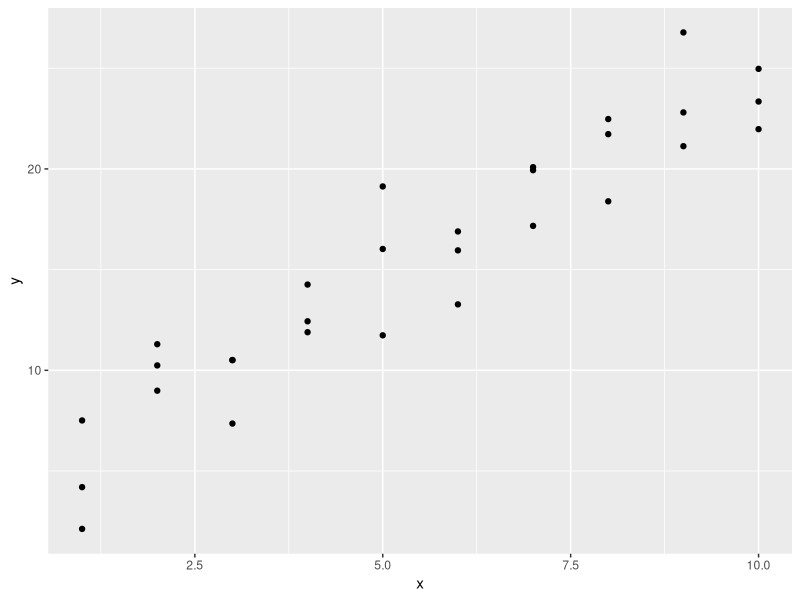
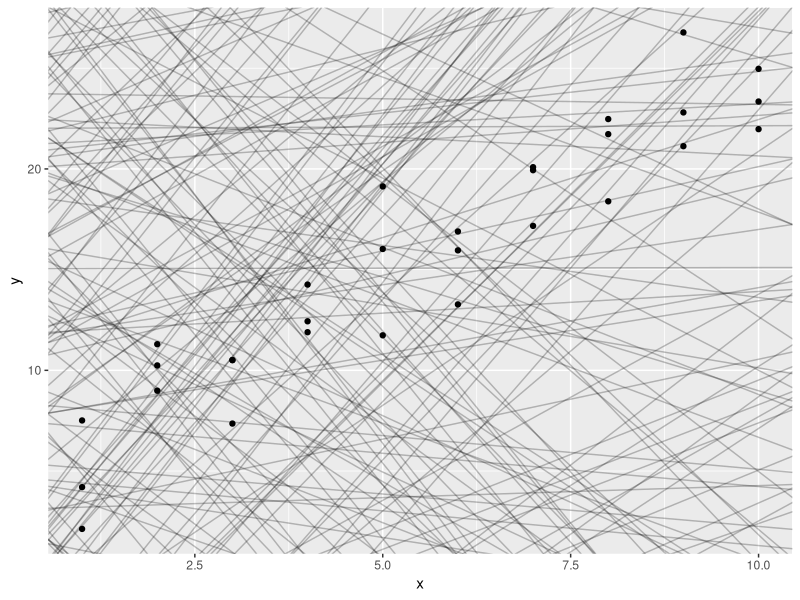
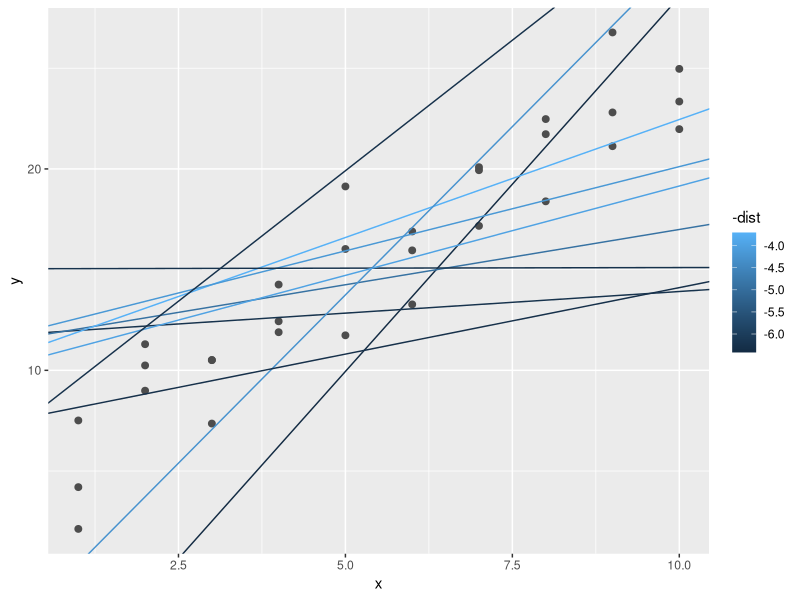
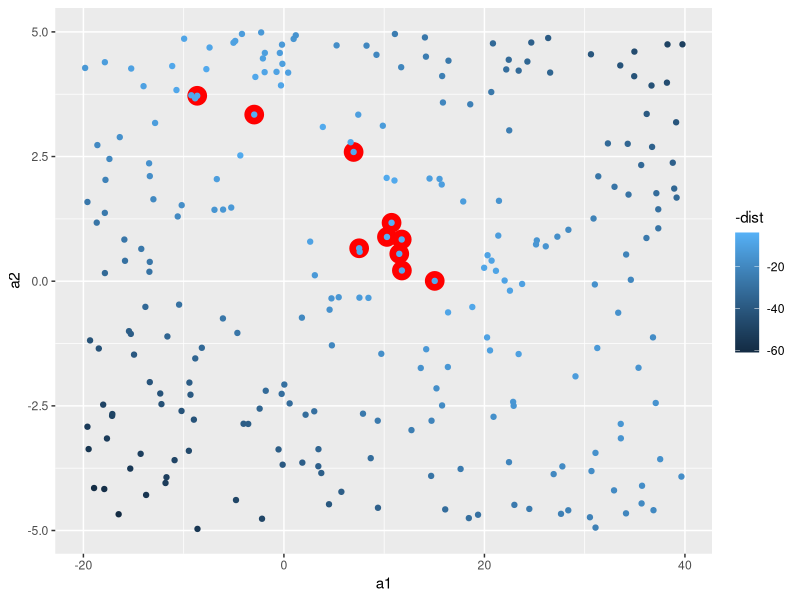
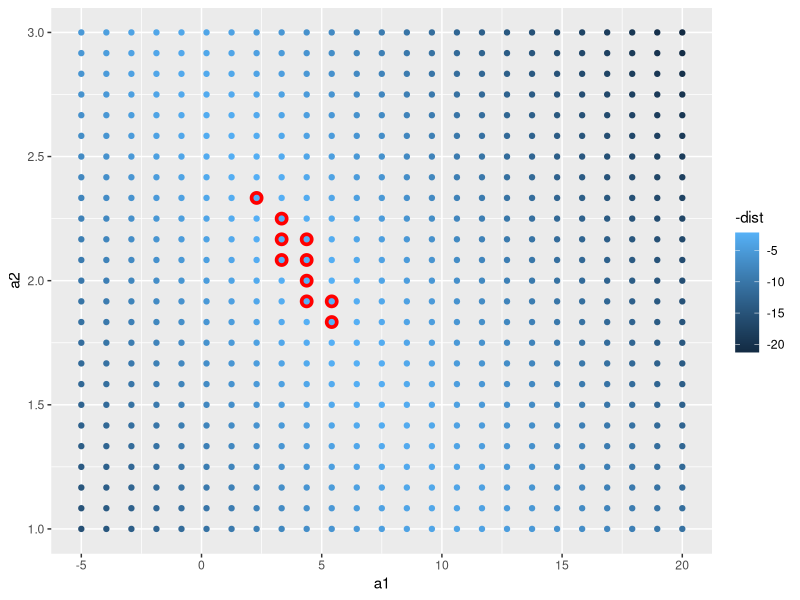
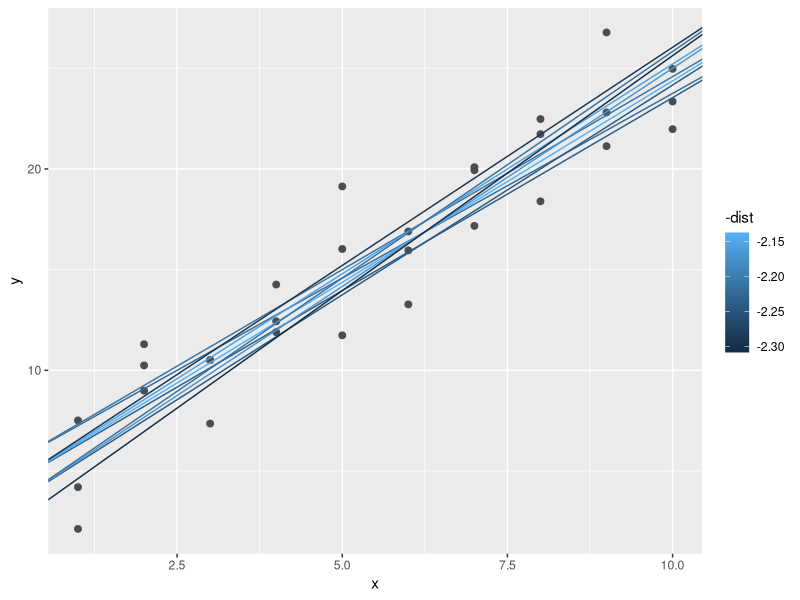
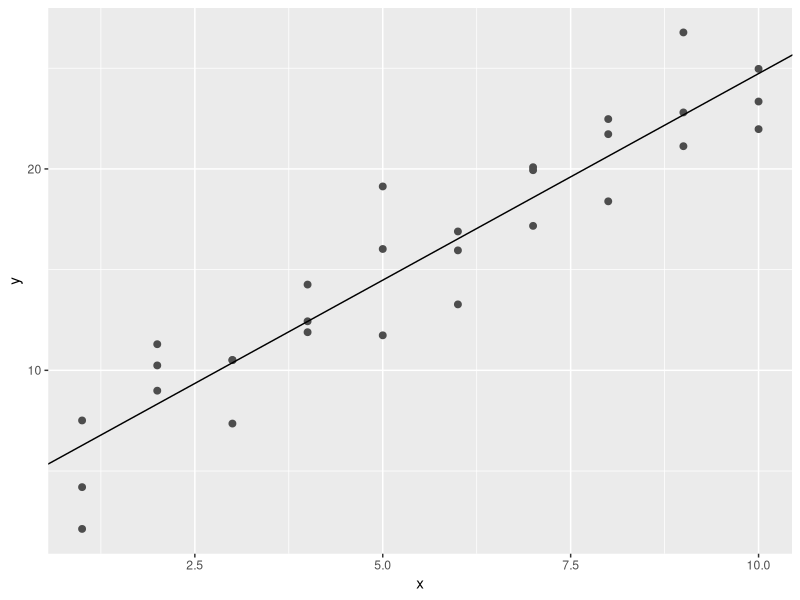
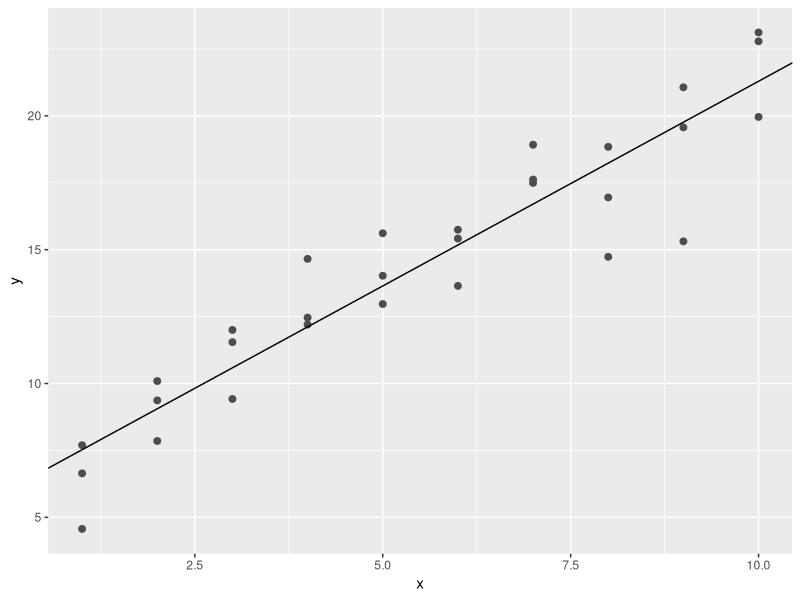

Recreate these plots in R, in order. (Note: this script raises an error after producing the figures.)
# Model Basics with modelr

#we are going to use models to partition data into patterns and residuals(residuals represent the difference between observed values and predicted values)
#source Google: Example: If a regression model predicts a student's test score to be 85, and the actual score is 90, the residual is 5. This indicates the model underestimated the score by 5 points.

#strong patterns will hide subtler trends.
# there are two parts to a model:

## 1. first rule is to define a group of models that helps you to capture a pattern (a straight line or a quadratic curve)
### expressing this as an equation will be: 
### y = a_1 * x + a_2 or
### y - a_1 * x ^ a_2
#### x and y are variables from data
#### a_1 and a_2 are parameters to capture patterns

## 2. after this, you will fit the right model from a family of models.

## George Box quote " All models are wrong, but some are useful."

"The goal of a model is not to uncover truth, but to discover a simple approximation that is still useful."

library(tidyverse)

library(modelr)
options(na.action = na.warn)

# A simple model

ggplot(sim1, aes(x, y)) +
  geom_point()

#> we can see a strong pattern in the data.
#> the relationship looks linear: y = a_0 + a_1 * x
#> we can start by using geom_abline() which takes a slope and intercept as parameters

models <- tibble(
  a1 = runif( 250, -20, 40),
  a2 = runif(250, -5, 5)
)

ggplot(sim1, aes(x, y)) +
  geom_abline(
    aes(intercept = a1, slope = a2),
    data = models, alpha = 1/4
  ) +
  geom_point()

#there are way too many models on this plot, we need to find one that is closer to the data.
#to do that, we need to find the distance between each point and the model.

#creating a function, will help us compute the distance.

model1 <- function(a, data) {
  a[1] + data$x * a[2]
}
model1(c(7, 1.5), sim1)

#next, we need to compute an overall distance betweem the predicted and actual values (for exp, we can use root-mean-squared deviation)

measure_distance <- function(mod, data) {
  diff <- data$y - model1(mod, data)
  sqrt(mean(diff ^ 2))
}

measure_distance(c(7, 1.5), sim1)

#we need a helper function.

sim1_dist <- function(a1, a2) {
  measure_distance(c(a1, a2), sim1)
}

models <- models %>% 
  mutate(dist = purrr::map2_dbl(a1, a2, sim1_dist))
models

#next, we can overlay the 10 best models (the way it is shown to us in the graph - brightest colour is the best(smallest distance)).

ggplot(sim1, aes(x, y)) +
  geom_point(size = 2, color = "grey30") +
  geom_abline(
    aes(intercept = a1, slope = a2, colour = -dist),
    data = filter(models, rank(dist) <= 10)
  )

#in the next scatterplot, the red circles are the best models.

ggplot(models, aes(a1, a2)) +
  geom_point(
    data = filter(models, rank(dist) <= 10),
    size = 6, colour = "red"
  ) +
  geom_point(aes(colour = -dist))

#another option is to generate an evenly spaced grid of points (grid search)

grid <- expand.grid(
  a1 = seq(-5, 20, length = 25),
  a2 = seq(1, 3, length = 25)
) %>% 
  mutate(dist = purrr::map2_dbl(a1, a2, sim1_dist))

grid %>% 
  ggplot(aes(a1, a2)) +
  geom_point(
    data = filter(grid, rank(dist) <= 10),
    size = 4, colour = "red"
  ) +
  geom_point(aes(colour = -dist))

#now let's try and overlay the 10 models:

ggplot(sim1, aes(x, y)) +
  geom_point(size = 2, colour = "grey30") +
  geom_abline(
    aes(intercept = a1, slope = a2, colour = -dist),
    data = filter(grid, rank(dist) <= 10)
  )

#we can do this until we get a finer grid (best model), or we can use a tool named Newton-Raphson search.
#the way this works, is by choosing a starting point and look around for the steepest slope, until you can not go any lower.
#we can use optim() for this modeling:

best <- optim(c(0, 0), measure_distance, data = sim1)
best$par
best

ggplot(sim1, aes(x, y)) +
  geom_point(size = 2, colour = "grey30") +
  geom_abline(intercept = best$par[1], slope = best$par[2])

# you can find the best model if you can minimize the distance by modifying the parameters of the model and having a function that defines the distance between a model and a dataset.

#we can also use linear models, in a form of: y = a_1 + a_2 * x_1 + a_3 * x_2 + ... + a_n * x_(n - 1)

#this simple model is the same to a general linear model where n = 2 and x_1 = x

#lm() formulas look like y ~ x, which lm will translate to a function like y = a_1 + a_2 * x

sim1_mod <- lm(y ~ x, data = sim1)
coef(sim1_mod)
#similar results with optim()

#lm finds the closest model in a single step

# Exercises:

#1. One downside of the linear model is that it is sensitive to unusual values because the distance incorporates a squared term. Fit a linear model to the following simulated data, and visualize the results. Rerun a few times to generate different simulated datasets. What do you notice about the model?

sim1a <- tibble(
  x = rep(1:10, each = 3),
  y = x * 1.5 + 6 + rt(length(x), df = 2)
)

#2. One way to make linear odels more robust is to use a different distance measure. For example, instead of root-mean-squared distance, you could use mean-absolute distance:

measure_distance <- function(mod, data) {
  diff <- data$y - make_prediction(mod, data)
  mean(abs(diff))
}

#Use optim() to fit this model to the pervious simulated data and compare it to the linear model.

#3. One challenge with performing numerical optimization is that it's only guaranteeed to find one local optima. What's the problem with optimizing a three-parameter model like this?

model1 <- function(a, data) {
  a[1] + data$x * a[2] + a[3]
}

#Answers:

#1. 

sim1a <- tibble(
  x = rep(1:10, each = 3),
  y = x * 1.5 + 6 + rt(length(x), df = 2)
)

sim1a_modeling <- lm(y ~ x, data = sim1a)
sim1a_modeling
summary(sim1a_modeling)

ggplot(sim1a, aes(x, y)) +
  geom_point(size = 2, color = "grey30") +
  geom_abline(intercept = sim1a_modeling$coefficients[1], slope = sim1a_modeling$coefficients[2])

# We can notice that everytime we're generating different simulated datasets, by running the summary we can see a big difference at the distance between the fitted line and the data.
# These figures, for example min and max should be equally distributed around the line (or better said, to be approximately same distance to 0)
# The first quantile and the third quantile to be equal distance from zero. (the same goes for the median)

#Extras:
view(sim1a)

ggplot(sim1a, aes(x, y)) +
  geom_point()

ggplot(sim1a, aes(x, y)) +
  geom_point(size = 2, colour = "grey30") +
  geom_abline(
    aes(intercept = a1, slope = a2, color = -dist),
    data = filter(models, rank(dist) <= 10)
  )

coef(sim1a_modeling)

hist(resid(sim1a_modeling), nclass = 2)
boxplot(y ~ x, data = sim1a)

sum <- summary(sim1a_modeling)
sum$coefficients

#2.

make_prediction <- function(a, data) {
  a[1] + data$x * a[2]
}

measure_distance <- function(mod, data) {
  diff <- data$y - make_prediction(mod, data)
  mean(abs(diff))
}

optim_ver <- optim(c(0, 0), measure_distance, data = sim1a)
optim_ver$par

coef(sim1a_modeling)

#3.

sim1a <- tibble(
  x = rep(1:10, each = 3),
  y = x * 1.5 + 6 + rt(length(x), df = 2)
)

model1 <- function(a, data) {
  a[1] + data$x * a[2] + a[3]
}

measure_distance_test <- function(mod, data) {
  diff <- data$y - model1(mod, data)
  mean(abs(diff))
}
sim1a
optim_ver <- optim(c(0,0,0), measure_distance_test, data = sim1a)
optim_ver$par
?optim
#one challenge in optimizing a three-parameter model will be that we question if those parameters are related to each other.

#also, every time I run with the third parameter, as our data has got only 2 variables, it shows a significant amount in the difference between the 3 (this is also called sloppiness).


#Visualising Models

# in the following, we are going to understand a model by looking at its predictions.
# we can also see what the model doesn't capture (these residuals are useful because it allow us to use models to remove striking patterns - studying the remaining ones)


# Predictions

#using modelr::data_grid() to generate an evenly spaced grid

grid <- sim1 %>% 
  data_grid(x)
grid

# using modelr::add_predictions() to add the predictions from the model to a new column

grid <- grid %>% 
  add_predictions(sim1_mod)
grid

ggplot(sim1, aes(x)) +
  geom_point(aes(y = y)) +
  geom_line(
    aes(y = pred),
    data = grid,
    color = "red",
    size = 1
  )

# Residuals

#flip side of predictions

sim1 <- sim1 %>% 
  add_residuals(sim1_mod)
sim1

#here we can understand the spread of the residuals

ggplot(sim1, aes(resid)) +
  geom_freqpoly(binwidth = 0.5)

ggplot(sim1, aes(x, resid)) +
  geom_ref_line(h = 0) +
  geom_point()

# Exercises:

#1. Instead of using lm() to fit a straight line, you can use loess() to fit a smooth curve. Repeat the process of model fitting, grid generation, predictions, and visualisation on sim1 using loess() instead of lm(). How does the result compare to geom_smooth()?

#2. add_predictions() is paired with gather_predictions() and spread_predictions(). How do these three functions differ?

#3. What does geom_ref_line() do? What package does it come from? Why is displaying a reference line in plots showing residuals useful and important?

#4. Why might you want to look at a frequency polygon of absolute residuals? What are the pros and cons comapred to looking at the raw residuals?

# Answers:

#1.

sim1_modeling_loess <- loess(y ~ x, data = sim1)
sim1_modeling_loess

sim1_modeling_lm <- lm(y ~ x, data = sim1)
sim1_modeling_lm

sim1 <- sim1 %>% 
  add_residuals(sim1_modeling_lm) %>% 
  add_predictions(sim1_modeling_lm) %>% 
  add_residuals(sim1_modeling_loess) %>% 
  add_predictions(sim1_modeling_loess)

loess_plot <- ggplot(
  sim1, aes(x, y)) +
  geom_point() +
  geom_line(aes(x, pred), data = sim1, color = "green")
loess_plot

sim1_modeling_lm_resid <- sim1 %>% add_residuals(sim1_modeling_lm)
sim1_modeling_lm_resid

sim1_modeling_loess_resid <- sim1 %>% add_residuals(sim1_modeling_loess)
sim1_modeling_loess_resid

ggplot() +
  geom_freqpoly(data = sim1_modeling_lm_resid, aes(resid), color = "blue") +
  geom_freqpoly(data = sim1_modeling_loess_resid, aes(resid), color = "green")


#let's try geom_smooth()

loess_plot +
  geom_smooth(method = "loess", color = "red", se = FALSE)

#they're identical

#2.

?add_predictions
add_predictions(data, model, var = "pred", type = NULL)

spread_predictions(data, ..., type = NULL)

gather_predictions(data, ..., .pred = "pred", .model = "model", type = NULL)

#spread_predictions adds one column for each model. gather_predictions adds two columns .model and .pred, and repeats the input rows for each model.

#3.

help("geom_ref_line")
#Add a reference line (ggplot2).
#package modelr

#4.

ggplot() +
  geom_freqpoly(data = sim1_modeling_lm_resid, aes(abs(resid)), color = "blue")

# the difference between the 2 is that the absolute residuals removes the negative signs,
#I believe it is good to be used, in case our raw residual is wrong, and we can see how the prediction would look like differently.

#we can never see with the absolute residual if it is under or over fitted.
